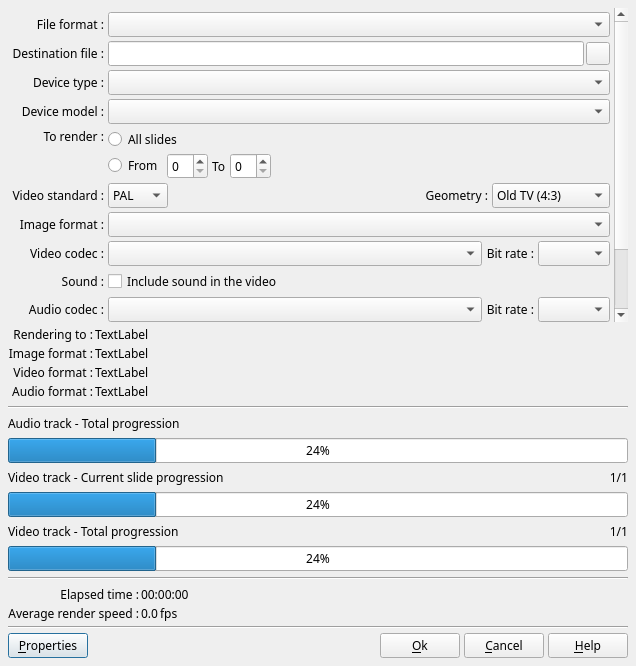
<?xml version="1.0" encoding="UTF-8"?>
<ui version="4.0">
 <class>DlgRenderVideo</class>
 <widget class="QDialog" name="DlgRenderVideo">
  <property name="geometry">
   <rect>
    <x>0</x>
    <y>0</y>
    <width>636</width>
    <height>666</height>
   </rect>
  </property>
  <property name="minimumSize">
   <size>
    <width>500</width>
    <height>350</height>
   </size>
  </property>
  <property name="font">
   <font>
    <family>Sans Serif</family>
    <pointsize>9</pointsize>
   </font>
  </property>
  <property name="windowTitle">
   <string>Render video</string>
  </property>
  <layout class="QVBoxLayout" name="verticalLayout">
   <property name="spacing">
    <number>4</number>
   </property>
   <property name="margin">
    <number>8</number>
   </property>
   <item>
    <widget class="QScrollArea" name="SelectDestScroll">
     <property name="frameShape">
      <enum>QFrame::NoFrame</enum>
     </property>
     <property name="widgetResizable">
      <bool>true</bool>
     </property>
     <widget class="QWidget" name="SelectDestWidget">
      <property name="geometry">
       <rect>
        <x>0</x>
        <y>0</y>
        <width>603</width>
        <height>357</height>
       </rect>
      </property>
      <layout class="QGridLayout" name="gridLayout_2">
       <property name="margin">
        <number>4</number>
       </property>
       <property name="spacing">
        <number>4</number>
       </property>
       <item row="18" column="0" colspan="2">
        <widget class="QLabel" name="RenderFormatText">
         <property name="text">
          <string notr="true"/>
         </property>
         <property name="wordWrap">
          <bool>true</bool>
         </property>
        </widget>
       </item>
       <item row="4" column="0">
        <widget class="QLabel" name="label">
         <property name="text">
          <string>Destination file :</string>
         </property>
         <property name="alignment">
          <set>Qt::AlignRight|Qt::AlignTrailing|Qt::AlignVCenter</set>
         </property>
        </widget>
       </item>
       <item row="15" column="1">
        <widget class="QCheckBox" name="HTML5UPVideoCB">
         <property name="text">
          <string>Up the video to leave room for controls</string>
         </property>
        </widget>
       </item>
       <item row="2" column="1">
        <widget class="QComboBox" name="FileFormatCB">
         <property name="sizePolicy">
          <sizepolicy hsizetype="Preferred" vsizetype="Fixed">
           <horstretch>0</horstretch>
           <verstretch>0</verstretch>
          </sizepolicy>
         </property>
         <property name="toolTip">
          <string>Select the file type to use for the rendering</string>
         </property>
        </widget>
       </item>
       <item row="5" column="1">
        <widget class="QComboBox" name="DeviceTypeCB">
         <property name="toolTip">
          <string>Select the type of equipment</string>
         </property>
        </widget>
       </item>
       <item row="4" column="1">
        <layout class="QHBoxLayout" name="horizontalLayout">
         <property name="spacing">
          <number>2</number>
         </property>
         <property name="margin">
          <number>0</number>
         </property>
         <item>
          <widget class="QLineEdit" name="DestinationFilePath">
           <property name="toolTip">
            <string>Destination file path</string>
           </property>
          </widget>
         </item>
         <item>
          <widget class="QToolButton" name="DestinationFilePathBT">
           <property name="toolTip">
            <string>Select the destination file path</string>
           </property>
           <property name="text">
            <string notr="true"/>
           </property>
           <property name="icon">
            <iconset resource="../../../RSCffDiaporama.qrc">
             <normaloff>:/img/FolderOpen.png</normaloff>:/img/FolderOpen.png</iconset>
           </property>
          </widget>
         </item>
        </layout>
       </item>
       <item row="2" column="0">
        <widget class="QLabel" name="FileFormatLabel">
         <property name="text">
          <string>File format :</string>
         </property>
         <property name="alignment">
          <set>Qt::AlignRight|Qt::AlignTrailing|Qt::AlignVCenter</set>
         </property>
        </widget>
       </item>
       <item row="13" column="0">
        <widget class="QLabel" name="AudioFormatLabel">
         <property name="text">
          <string>Audio codec :</string>
         </property>
         <property name="alignment">
          <set>Qt::AlignRight|Qt::AlignTrailing|Qt::AlignVCenter</set>
         </property>
        </widget>
       </item>
       <item row="6" column="1">
        <widget class="QComboBox" name="DeviceModelCB">
         <property name="toolTip">
          <string>Select the model of equipment</string>
         </property>
        </widget>
       </item>
       <item row="19" column="1">
        <spacer name="verticalSpacer_2">
         <property name="orientation">
          <enum>Qt::Vertical</enum>
         </property>
         <property name="sizeHint" stdset="0">
          <size>
           <width>20</width>
           <height>40</height>
          </size>
         </property>
        </spacer>
       </item>
       <item row="7" column="1">
        <layout class="QGridLayout" name="gridLayout_4">
         <property name="horizontalSpacing">
          <number>4</number>
         </property>
         <property name="verticalSpacing">
          <number>2</number>
         </property>
         <item row="0" column="0" colspan="5">
          <widget class="QRadioButton" name="RenderZoneAllBt">
           <property name="text">
            <string>All slides</string>
           </property>
          </widget>
         </item>
         <item row="1" column="0">
          <widget class="QRadioButton" name="RenderZoneFromBt">
           <property name="text">
            <string>From</string>
           </property>
          </widget>
         </item>
         <item row="1" column="1">
          <widget class="QSpinBox" name="RenderZoneFromED"/>
         </item>
         <item row="1" column="2">
          <widget class="QLabel" name="RenderZoneTo">
           <property name="text">
            <string>To</string>
           </property>
          </widget>
         </item>
         <item row="1" column="3">
          <widget class="QSpinBox" name="RenderZoneToED"/>
         </item>
         <item row="1" column="4">
          <spacer name="horizontalSpacer">
           <property name="orientation">
            <enum>Qt::Horizontal</enum>
           </property>
           <property name="sizeHint" stdset="0">
            <size>
             <width>40</width>
             <height>20</height>
            </size>
           </property>
          </spacer>
         </item>
        </layout>
       </item>
       <item row="14" column="1">
        <layout class="QHBoxLayout" name="horizontalLayout_6">
         <item>
          <widget class="QLineEdit" name="LanguageED">
           <property name="sizePolicy">
            <sizepolicy hsizetype="Minimum" vsizetype="Preferred">
             <horstretch>0</horstretch>
             <verstretch>0</verstretch>
            </sizepolicy>
           </property>
           <property name="text">
            <string>und</string>
           </property>
           <property name="maxLength">
            <number>3</number>
           </property>
          </widget>
         </item>
         <item>
          <widget class="QLabel" name="label_5">
           <property name="sizePolicy">
            <sizepolicy hsizetype="Expanding" vsizetype="Preferred">
             <horstretch>0</horstretch>
             <verstretch>0</verstretch>
            </sizepolicy>
           </property>
           <property name="text">
            <string>(ISO 639 language code)</string>
           </property>
          </widget>
         </item>
        </layout>
       </item>
       <item row="10" column="1">
        <widget class="QComboBox" name="ImageSizeCombo">
         <property name="toolTip">
          <string>Select the image resolution to use for the rendering.</string>
         </property>
         <property name="currentIndex">
          <number>-1</number>
         </property>
        </widget>
       </item>
       <item row="12" column="0">
        <widget class="QLabel" name="SoundLabel">
         <property name="text">
          <string>Sound :</string>
         </property>
         <property name="alignment">
          <set>Qt::AlignRight|Qt::AlignTrailing|Qt::AlignVCenter</set>
         </property>
        </widget>
       </item>
       <item row="5" column="0">
        <widget class="QLabel" name="DeviceTypeLabel">
         <property name="text">
          <string>Device type :</string>
         </property>
         <property name="alignment">
          <set>Qt::AlignRight|Qt::AlignTrailing|Qt::AlignVCenter</set>
         </property>
        </widget>
       </item>
       <item row="7" column="0">
        <widget class="QLabel" name="label_2">
         <property name="text">
          <string>To render :</string>
         </property>
         <property name="alignment">
          <set>Qt::AlignRight|Qt::AlignTop|Qt::AlignTrailing</set>
         </property>
        </widget>
       </item>
       <item row="6" column="0">
        <widget class="QLabel" name="DeviceModelLabel">
         <property name="text">
          <string>Device model :</string>
         </property>
         <property name="alignment">
          <set>Qt::AlignRight|Qt::AlignTrailing|Qt::AlignVCenter</set>
         </property>
        </widget>
       </item>
       <item row="10" column="0">
        <widget class="QLabel" name="ImageSizeLabel">
         <property name="text">
          <string>Image format :</string>
         </property>
         <property name="alignment">
          <set>Qt::AlignRight|Qt::AlignTrailing|Qt::AlignVCenter</set>
         </property>
        </widget>
       </item>
       <item row="15" column="0">
        <widget class="QLabel" name="HTML5UPVideoLabel">
         <property name="text">
          <string>HTML5 :</string>
         </property>
         <property name="alignment">
          <set>Qt::AlignRight|Qt::AlignTrailing|Qt::AlignVCenter</set>
         </property>
        </widget>
       </item>
       <item row="9" column="1">
        <layout class="QHBoxLayout" name="horizontalLayout_9">
         <item>
          <widget class="QComboBox" name="StandardCombo">
           <property name="toolTip">
            <string>Select the video standard to use, PAL or NTSC.</string>
           </property>
           <item>
            <property name="text">
             <string>PAL</string>
            </property>
           </item>
           <item>
            <property name="text">
             <string>NTSC</string>
            </property>
           </item>
          </widget>
         </item>
         <item>
          <widget class="QLabel" name="GeometryLabel">
           <property name="sizePolicy">
            <sizepolicy hsizetype="Expanding" vsizetype="Preferred">
             <horstretch>0</horstretch>
             <verstretch>0</verstretch>
            </sizepolicy>
           </property>
           <property name="text">
            <string>Geometry :</string>
           </property>
           <property name="alignment">
            <set>Qt::AlignRight|Qt::AlignTrailing|Qt::AlignVCenter</set>
           </property>
          </widget>
         </item>
         <item>
          <widget class="QComboBox" name="GeometryCombo">
           <property name="currentIndex">
            <number>0</number>
           </property>
           <item>
            <property name="text">
             <string>Old TV (4:3)</string>
            </property>
           </item>
           <item>
            <property name="text">
             <string>TV Wide (16:9)</string>
            </property>
           </item>
           <item>
            <property name="text">
             <string>Cinema (2.35:1)</string>
            </property>
           </item>
          </widget>
         </item>
        </layout>
       </item>
       <item row="14" column="0">
        <widget class="QLabel" name="label_7">
         <property name="text">
          <string>Language :</string>
         </property>
         <property name="alignment">
          <set>Qt::AlignRight|Qt::AlignTrailing|Qt::AlignVCenter</set>
         </property>
        </widget>
       </item>
       <item row="9" column="0">
        <widget class="QLabel" name="StandardLabel">
         <property name="text">
          <string>Video standard :</string>
         </property>
         <property name="alignment">
          <set>Qt::AlignRight|Qt::AlignTrailing|Qt::AlignVCenter</set>
         </property>
        </widget>
       </item>
       <item row="11" column="1">
        <layout class="QHBoxLayout" name="horizontalLayout_8">
         <item>
          <widget class="QComboBox" name="VideoFormatCB">
           <property name="sizePolicy">
            <sizepolicy hsizetype="Expanding" vsizetype="Fixed">
             <horstretch>0</horstretch>
             <verstretch>0</verstretch>
            </sizepolicy>
           </property>
           <property name="minimumSize">
            <size>
             <width>150</width>
             <height>0</height>
            </size>
           </property>
           <property name="toolTip">
            <string>Select the video codec to use for the rendering.</string>
           </property>
          </widget>
         </item>
         <item>
          <widget class="QLabel" name="VideoBitRateLabel">
           <property name="sizePolicy">
            <sizepolicy hsizetype="Preferred" vsizetype="Preferred">
             <horstretch>0</horstretch>
             <verstretch>0</verstretch>
            </sizepolicy>
           </property>
           <property name="text">
            <string>Bit rate :</string>
           </property>
           <property name="alignment">
            <set>Qt::AlignRight|Qt::AlignTrailing|Qt::AlignVCenter</set>
           </property>
          </widget>
         </item>
         <item>
          <widget class="QComboBox" name="VideoBitRateCB">
           <property name="sizePolicy">
            <sizepolicy hsizetype="Minimum" vsizetype="Fixed">
             <horstretch>0</horstretch>
             <verstretch>0</verstretch>
            </sizepolicy>
           </property>
           <property name="toolTip">
            <string>Select the bit rate to use for video during the rendering.</string>
           </property>
          </widget>
         </item>
        </layout>
       </item>
       <item row="13" column="1">
        <layout class="QHBoxLayout" name="horizontalLayout_7">
         <item>
          <widget class="QComboBox" name="AudioFormatCB">
           <property name="sizePolicy">
            <sizepolicy hsizetype="Expanding" vsizetype="Fixed">
             <horstretch>0</horstretch>
             <verstretch>0</verstretch>
            </sizepolicy>
           </property>
           <property name="minimumSize">
            <size>
             <width>150</width>
             <height>0</height>
            </size>
           </property>
           <property name="toolTip">
            <string>Select the audio codec to use for the rendering.</string>
           </property>
          </widget>
         </item>
         <item>
          <widget class="QLabel" name="AudioBitRateLabel">
           <property name="text">
            <string>Bit rate :</string>
           </property>
           <property name="alignment">
            <set>Qt::AlignRight|Qt::AlignTrailing|Qt::AlignVCenter</set>
           </property>
          </widget>
         </item>
         <item>
          <widget class="QComboBox" name="AudioBitRateCB">
           <property name="sizePolicy">
            <sizepolicy hsizetype="Minimum" vsizetype="Fixed">
             <horstretch>0</horstretch>
             <verstretch>0</verstretch>
            </sizepolicy>
           </property>
           <property name="toolTip">
            <string>Select the bit rate to use for audio during the rendering.</string>
           </property>
          </widget>
         </item>
        </layout>
       </item>
       <item row="11" column="0">
        <widget class="QLabel" name="VideoFormatLabel">
         <property name="text">
          <string>Video codec :</string>
         </property>
         <property name="alignment">
          <set>Qt::AlignRight|Qt::AlignTrailing|Qt::AlignVCenter</set>
         </property>
        </widget>
       </item>
       <item row="12" column="1">
        <widget class="QCheckBox" name="IncludeSoundCB">
         <property name="text">
          <string>Include sound in the video</string>
         </property>
        </widget>
       </item>
      </layout>
     </widget>
    </widget>
   </item>
   <item>
    <widget class="QWidget" name="ProcessWidget" native="true">
     <layout class="QVBoxLayout" name="verticalLayout_3">
      <property name="spacing">
       <number>6</number>
      </property>
      <property name="margin">
       <number>0</number>
      </property>
      <item>
       <layout class="QGridLayout" name="gridLayout_3">
        <property name="margin">
         <number>0</number>
        </property>
        <property name="spacing">
         <number>2</number>
        </property>
        <item row="0" column="0">
         <widget class="QLabel" name="label_6">
          <property name="text">
           <string>Rendering to :</string>
          </property>
          <property name="alignment">
           <set>Qt::AlignRight|Qt::AlignTop|Qt::AlignTrailing</set>
          </property>
         </widget>
        </item>
        <item row="1" column="0">
         <widget class="QLabel" name="InformationLabelA2">
          <property name="text">
           <string>Image format :</string>
          </property>
          <property name="alignment">
           <set>Qt::AlignRight|Qt::AlignTop|Qt::AlignTrailing</set>
          </property>
         </widget>
        </item>
        <item row="2" column="0">
         <widget class="QLabel" name="InformationLabelA3">
          <property name="text">
           <string>Video format :</string>
          </property>
          <property name="alignment">
           <set>Qt::AlignRight|Qt::AlignTop|Qt::AlignTrailing</set>
          </property>
         </widget>
        </item>
        <item row="3" column="0">
         <widget class="QLabel" name="label_13">
          <property name="text">
           <string>Audio format :</string>
          </property>
          <property name="alignment">
           <set>Qt::AlignRight|Qt::AlignTop|Qt::AlignTrailing</set>
          </property>
         </widget>
        </item>
        <item row="0" column="1">
         <widget class="QLabel" name="InformationLabel1">
          <property name="sizePolicy">
           <sizepolicy hsizetype="Expanding" vsizetype="Preferred">
            <horstretch>0</horstretch>
            <verstretch>0</verstretch>
           </sizepolicy>
          </property>
          <property name="text">
           <string notr="true">TextLabel</string>
          </property>
          <property name="alignment">
           <set>Qt::AlignLeading|Qt::AlignLeft|Qt::AlignTop</set>
          </property>
          <property name="wordWrap">
           <bool>true</bool>
          </property>
         </widget>
        </item>
        <item row="1" column="1">
         <widget class="QLabel" name="InformationLabel2">
          <property name="sizePolicy">
           <sizepolicy hsizetype="Expanding" vsizetype="Preferred">
            <horstretch>0</horstretch>
            <verstretch>0</verstretch>
           </sizepolicy>
          </property>
          <property name="text">
           <string notr="true">TextLabel</string>
          </property>
          <property name="alignment">
           <set>Qt::AlignLeading|Qt::AlignLeft|Qt::AlignTop</set>
          </property>
          <property name="wordWrap">
           <bool>true</bool>
          </property>
         </widget>
        </item>
        <item row="2" column="1">
         <widget class="QLabel" name="InformationLabel3">
          <property name="sizePolicy">
           <sizepolicy hsizetype="Expanding" vsizetype="Preferred">
            <horstretch>0</horstretch>
            <verstretch>0</verstretch>
           </sizepolicy>
          </property>
          <property name="text">
           <string notr="true">TextLabel</string>
          </property>
          <property name="alignment">
           <set>Qt::AlignLeading|Qt::AlignLeft|Qt::AlignTop</set>
          </property>
          <property name="wordWrap">
           <bool>true</bool>
          </property>
         </widget>
        </item>
        <item row="3" column="1">
         <widget class="QLabel" name="InformationLabel4">
          <property name="sizePolicy">
           <sizepolicy hsizetype="Expanding" vsizetype="Preferred">
            <horstretch>0</horstretch>
            <verstretch>0</verstretch>
           </sizepolicy>
          </property>
          <property name="text">
           <string notr="true">TextLabel</string>
          </property>
          <property name="alignment">
           <set>Qt::AlignLeading|Qt::AlignLeft|Qt::AlignTop</set>
          </property>
          <property name="wordWrap">
           <bool>true</bool>
          </property>
         </widget>
        </item>
       </layout>
      </item>
      <item>
       <widget class="Line" name="line_2">
        <property name="orientation">
         <enum>Qt::Horizontal</enum>
        </property>
       </widget>
      </item>
      <item>
       <layout class="QHBoxLayout" name="horizontalLayout_5">
        <property name="spacing">
         <number>2</number>
        </property>
        <property name="margin">
         <number>0</number>
        </property>
        <item>
         <widget class="QLabel" name="SoundProgressLabel">
          <property name="text">
           <string>Audio track - Total progression</string>
          </property>
         </widget>
        </item>
       </layout>
      </item>
      <item>
       <widget class="QProgressBar" name="SoundProgressBar">
        <property name="value">
         <number>24</number>
        </property>
        <property name="alignment">
         <set>Qt::AlignCenter</set>
        </property>
       </widget>
      </item>
      <item>
       <layout class="QHBoxLayout" name="horizontalLayout_3">
        <property name="spacing">
         <number>2</number>
        </property>
        <property name="margin">
         <number>0</number>
        </property>
        <item>
         <widget class="QLabel" name="SlideProgressBarLabel">
          <property name="text">
           <string>Video track - Current slide progression</string>
          </property>
         </widget>
        </item>
        <item>
         <widget class="QLabel" name="SlideNumberLabel">
          <property name="sizePolicy">
           <sizepolicy hsizetype="Preferred" vsizetype="Preferred">
            <horstretch>0</horstretch>
            <verstretch>0</verstretch>
           </sizepolicy>
          </property>
          <property name="minimumSize">
           <size>
            <width>100</width>
            <height>0</height>
           </size>
          </property>
          <property name="maximumSize">
           <size>
            <width>100</width>
            <height>16777215</height>
           </size>
          </property>
          <property name="text">
           <string notr="true">1/1</string>
          </property>
          <property name="alignment">
           <set>Qt::AlignRight|Qt::AlignTrailing|Qt::AlignVCenter</set>
          </property>
         </widget>
        </item>
       </layout>
      </item>
      <item>
       <widget class="QProgressBar" name="SlideProgressBar">
        <property name="value">
         <number>24</number>
        </property>
        <property name="alignment">
         <set>Qt::AlignCenter</set>
        </property>
       </widget>
      </item>
      <item>
       <layout class="QHBoxLayout" name="horizontalLayout_4">
        <property name="spacing">
         <number>2</number>
        </property>
        <property name="margin">
         <number>0</number>
        </property>
        <item>
         <widget class="QLabel" name="TotalProgressBarLabel">
          <property name="text">
           <string>Video track - Total progression</string>
          </property>
         </widget>
        </item>
        <item>
         <widget class="QLabel" name="FrameNumberLabel">
          <property name="minimumSize">
           <size>
            <width>100</width>
            <height>0</height>
           </size>
          </property>
          <property name="maximumSize">
           <size>
            <width>100</width>
            <height>16777215</height>
           </size>
          </property>
          <property name="text">
           <string notr="true">1/1</string>
          </property>
          <property name="alignment">
           <set>Qt::AlignRight|Qt::AlignTrailing|Qt::AlignVCenter</set>
          </property>
         </widget>
        </item>
       </layout>
      </item>
      <item>
       <widget class="QProgressBar" name="TotalProgressBar">
        <property name="value">
         <number>24</number>
        </property>
        <property name="alignment">
         <set>Qt::AlignCenter</set>
        </property>
       </widget>
      </item>
      <item>
       <widget class="Line" name="line_3">
        <property name="orientation">
         <enum>Qt::Horizontal</enum>
        </property>
       </widget>
      </item>
      <item>
       <layout class="QGridLayout" name="gridLayout">
        <property name="margin">
         <number>0</number>
        </property>
        <property name="spacing">
         <number>2</number>
        </property>
        <item row="0" column="0">
         <widget class="QLabel" name="DisplayTextLabel">
          <property name="text">
           <string>Elapsed time :</string>
          </property>
          <property name="alignment">
           <set>Qt::AlignRight|Qt::AlignTrailing|Qt::AlignVCenter</set>
          </property>
         </widget>
        </item>
        <item row="1" column="0">
         <widget class="QLabel" name="label_16">
          <property name="text">
           <string>Average render speed :</string>
          </property>
          <property name="alignment">
           <set>Qt::AlignRight|Qt::AlignTrailing|Qt::AlignVCenter</set>
          </property>
         </widget>
        </item>
        <item row="0" column="1" colspan="2">
         <widget class="QLabel" name="ElapsedTimeLabel">
          <property name="sizePolicy">
           <sizepolicy hsizetype="Expanding" vsizetype="Preferred">
            <horstretch>0</horstretch>
            <verstretch>0</verstretch>
           </sizepolicy>
          </property>
          <property name="text">
           <string notr="true">00:00:00</string>
          </property>
         </widget>
        </item>
        <item row="1" column="1">
         <widget class="QLabel" name="FPSLabel">
          <property name="text">
           <string notr="true">0.0</string>
          </property>
         </widget>
        </item>
        <item row="1" column="2">
         <widget class="QLabel" name="label_17">
          <property name="sizePolicy">
           <sizepolicy hsizetype="Expanding" vsizetype="Preferred">
            <horstretch>0</horstretch>
            <verstretch>0</verstretch>
           </sizepolicy>
          </property>
          <property name="text">
           <string>fps</string>
          </property>
         </widget>
        </item>
       </layout>
      </item>
     </layout>
    </widget>
   </item>
   <item>
    <spacer name="verticalSpacer">
     <property name="orientation">
      <enum>Qt::Vertical</enum>
     </property>
     <property name="sizeHint" stdset="0">
      <size>
       <width>0</width>
       <height>0</height>
      </size>
     </property>
    </spacer>
   </item>
   <item>
    <widget class="Line" name="line">
     <property name="orientation">
      <enum>Qt::Horizontal</enum>
     </property>
    </widget>
   </item>
   <item>
    <layout class="QHBoxLayout" name="horizontalLayout_2">
     <property name="spacing">
      <number>4</number>
     </property>
     <item>
      <widget class="QPushButton" name="ProjectPropertiesBt">
       <property name="toolTip">
        <string>Edit project properties</string>
       </property>
       <property name="text">
        <string>&amp;Properties</string>
       </property>
       <property name="icon">
        <iconset resource="../../../RSCffDiaporama.qrc">
         <normaloff>:/img/PrjProperties.png</normaloff>:/img/PrjProperties.png</iconset>
       </property>
      </widget>
     </item>
     <item>
      <spacer name="horizontalSpacer_2">
       <property name="orientation">
        <enum>Qt::Horizontal</enum>
       </property>
       <property name="sizeHint" stdset="0">
        <size>
         <width>40</width>
         <height>20</height>
        </size>
       </property>
      </spacer>
     </item>
     <item>
      <widget class="QPushButton" name="OkBt">
       <property name="toolTip">
        <string>Accept modification and start rendering process</string>
       </property>
       <property name="text">
        <string>&amp;Ok</string>
       </property>
       <property name="icon">
        <iconset resource="../../../RSCffDiaporama.qrc">
         <normaloff>:/img/action_ok.png</normaloff>:/img/action_ok.png</iconset>
       </property>
      </widget>
     </item>
     <item>
      <widget class="QPushButton" name="CancelBt">
       <property name="toolTip">
        <string>Cancel modification or rendering process and exit dialog box</string>
       </property>
       <property name="text">
        <string>&amp;Cancel</string>
       </property>
       <property name="icon">
        <iconset resource="../../../RSCffDiaporama.qrc">
         <normaloff>:/img/action_cancel.png</normaloff>:/img/action_cancel.png</iconset>
       </property>
      </widget>
     </item>
     <item>
      <widget class="QPushButton" name="HelpBT">
       <property name="toolTip">
        <string>Open help page describing this dialog box</string>
       </property>
       <property name="text">
        <string>&amp;Help</string>
       </property>
       <property name="icon">
        <iconset resource="../../../RSCffDiaporama.qrc">
         <normaloff>:/img/help.png</normaloff>:/img/help.png</iconset>
       </property>
       <property name="shortcut">
        <string>F1</string>
       </property>
      </widget>
     </item>
    </layout>
   </item>
  </layout>
 </widget>
 <tabstops>
  <tabstop>FileFormatCB</tabstop>
  <tabstop>DestinationFilePath</tabstop>
  <tabstop>DestinationFilePathBT</tabstop>
  <tabstop>DeviceTypeCB</tabstop>
  <tabstop>DeviceModelCB</tabstop>
  <tabstop>OkBt</tabstop>
  <tabstop>CancelBt</tabstop>
  <tabstop>HelpBT</tabstop>
  <tabstop>SelectDestScroll</tabstop>
 </tabstops>
 <resources>
  <include location="../../../RSCffDiaporama.qrc"/>
 </resources>
 <connections/>
</ui>
